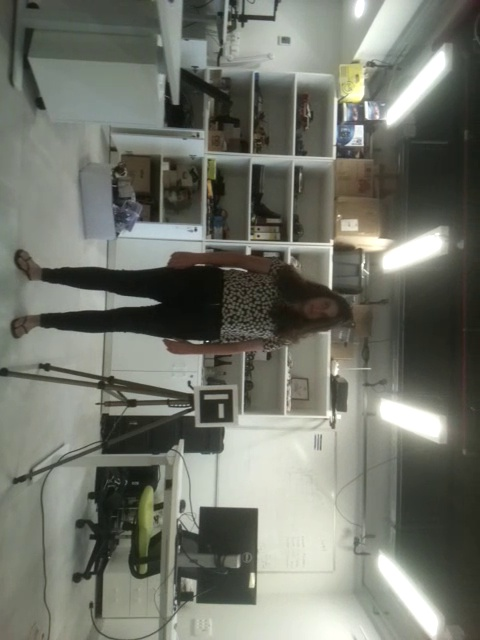
#> input picture aruko/images/image50.jpg, 480 x 640 px, found by its file name
$ python opencvDepthMap.py
#> lines starting #> are read from the running program, lines starting #| are printed output that depends on the picture; after the words box and inside, x2 and y2 are one past the last pixel; in counts of white or black regions, pixels touching at a corner belong together
import numpy as np
import cv2 as cv
from matplotlib import pyplot as plt

# Read the images
lImage = cv.imread('image50.jpg', cv.IMREAD_GRAYSCALE)
#> lImage: shape (640, 480); min 9, max 255, mean 115.5
lImage = cv.equalizeHist(lImage)
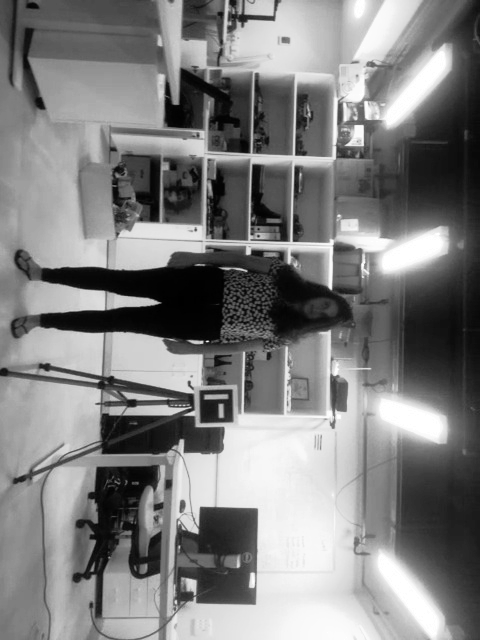
#> lImage: shape (640, 480); min 0, max 255, mean 128.1
lImage = cv.GaussianBlur(lImage, (5, 5), 1.5)

for i in range(50, 70):
    rImage = cv.imread('image'+str(i)+'.jpg', cv.IMREAD_GRAYSCALE)

    # Apply Histogram Equalization for better contrast
    rImage = cv.equalizeHist(rImage)

    # Apply Gaussian Blur for noise reduction
    rImage = cv.GaussianBlur(rImage, (5, 5), 1.5)
    # Create the StereoBM object with adjusted parameters
    # Use the distance differences to scale the numDisparities parameter
    blockSize = 21
    stereo = cv.StereoBM_create(numDisparities=16, blockSize=blockSize)

    # Compute the disparity map
    depth = stereo.compute(lImage, rImage)
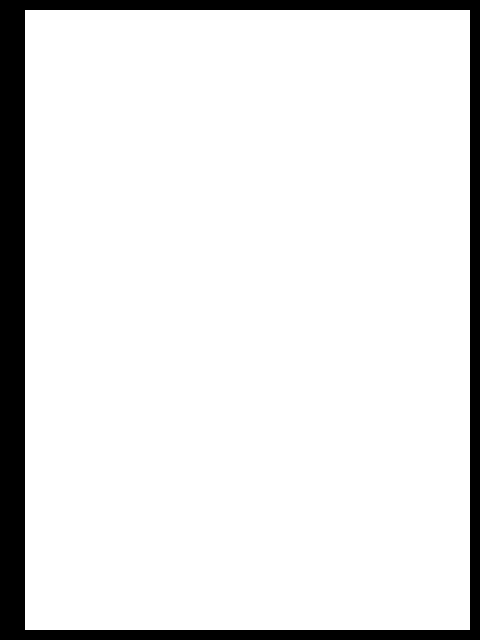
#> depth: shape (640, 480) int16; values -16 (black) and 0 (white), 89.8% white; 1 black region, box (x1, y1, x2, y2) and area: (0, 0, 480, 640) 31300

    # Convert the depth map to a 32-bit floating-point format
    # depth = np.float32(depth)

    depth = cv.rotate(depth, cv.ROTATE_90_COUNTERCLOCKWISE)
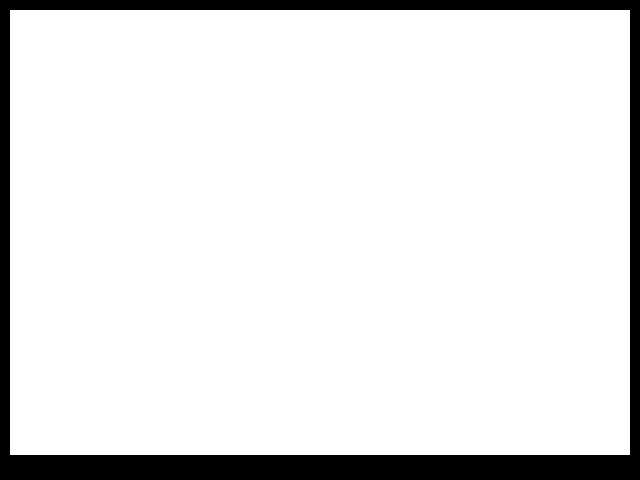
#> depth: shape (480, 640) int16; values -16 (black) and 0 (white), 89.8% white; 1 black region, box (x1, y1, x2, y2) and area: (0, 0, 640, 480) 31300

    # Show the original images
    # cv.imshow("Left", lImage)
    # cv.imshow("Right", rImage)
    # Converting to float32
    depth = depth.astype(np.float32)

    # Scaling down the disparity values and normalizing them
    depth = (depth / 16.0 - 0) / 16
#> (the run stopped early here; a loop or call above may not have finished)
